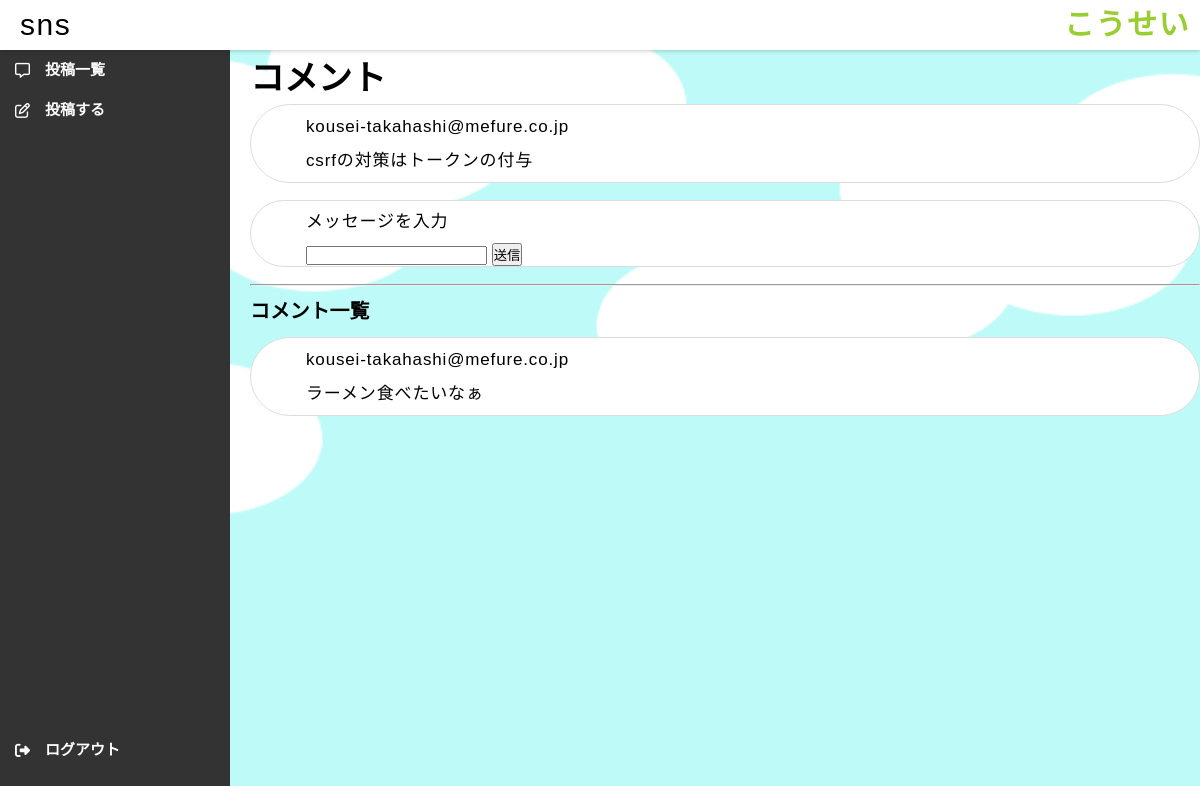
The app's page /comment_page/3/ (signed in) with its own data.
### accounts/models.py (models this page shows)
class CustomUser(AbstractUser):
  age = models.IntegerField(verbose_name="age",null=False,default=20)
  profile = models.TextField(verbose_name="profile",null=True)
  following = models.ManyToManyField('self',symmetrical=False, related_name='followers', related_query_name='follower')

### main/models.py (models this page shows, shortened)
class Message(models.Model):
    msg_id = models.AutoField(primary_key=True)
    msg_text = models.TextField()
    date_created = models.DateTimeField(default=timezone.now)
    user = models.ForeignKey(get_user_model(),verbose_name="ユーザー",on_delete=models.CASCADE)
    liked_by = models.ManyToManyField(get_user_model(), related_name='liked_posts', blank=True)
    commented_by = models.ManyToManyField(Comment, related_name='comment', blank=True)

class Comment(models.Model):
    comment_text = models.TextField()
    date_created = models.DateTimeField(default=timezone.now)
    user = models.ForeignKey(get_user_model(),verbose_name="ユーザー",on_delete=models.CASCADE)

### main/views.py (the view)
# urls.py: path('comment_page/<int:pk>/',views.comment_page,name='comment_page'),
@login_required
def comment_page(request,pk):
    target = get_object_or_404(Message, pk=pk)
    comments_list = target.commented_by.all()
    return render(request, 'comment/comment_page.html', {'target':target,'comments_list':comments_list})

### main/templates/comment/comment_page.html (shortened to what this page needs)
{% extends "base.html" %}
{% block content %}
<div>
    <h1>コメント</h1>
</div>
<br>
    <div id="msg">
	<div id="msg_locate">
        <p>{{ target.user.username}}</p>
        <p>{{ target.msg_text }}</p>
    </div>
    </div>
    <br>
<div id="msg">
	<div id="msg_locate">
    <form action="{% url 'post_comments' pk=target.pk %}" method="post">
	<p>メッセージを入力</p>
        <input type="textbox" name="comment_text">
        <input type="submit" id="button" name="button" value="送信">
    </form>
	</div>
	</div>
    <br>
	<hr>
<br>
    <h3>コメント一覧</h3>
<br>
    {% for comments in comments_list %}
	<div id="msg">
	<div id="msg_locate">
        <p>{{ comments.user.username }}</p>
        <p>{{ comments.comment_text }}</p>
	</div>
	</div>
        <br>
    {% empty %}
	<div id="msg">
	<div id="msg_locate">
        <p>コメントがまだありません</p>
	</div>
	</div>
    {% endfor %}
<br>
{% endblock %}

### main/templates/base.html (shortened to what this page needs)
{% load static %}
<html>
<head>
    <link rel="stylesheet" href="{% static 'css/base.css' %}">
</head>
<body>
    <header>
        <div id="top_title">
            <p>sns</p>
        </div>
        <div id="login">
            {% if user.is_authenticated %}
            <p><a href="{% url 'my_page' %}">{{ user.get_username }}</a></p>
            {% else %}
            <p><a href="{% url 'account_login' %}">ログイン</a></p>
            {% endif %}
        </div>
    </header>
    <div id="wrapper">
      <nav id="nav-left">
        <div id="nav">
          <ul id="nav-ul">
            <li class="nav-li"><a href="{% url 'msg_list' %}" class="nav-li-a"><i  class="far fa-comment-alt" style="margin-right:15px"></i>投稿一覧</a></li>
            <li class="nav-li"><a href="{% url 'post_page' %}" class="nav-li-a"><i  class="far fa-edit" style="margin-right:15px"></i>投稿する</a></li>
	    <li class="nav-li" id="out_select"><a href="{% url 'account_logout' %}" class="nav-li-a"><i  class="fa fa-sign-out" style="margin-right:15px"></i>ログアウト</a></li>
          </ul>
        </div>
      </nav>
      <div id="main">
        <div id="display">
          {% block content %}
          {% endblock %}
        </div>
     </div>
    </div>
</body>
</html>

### main/static/css/base.css (style rules this page uses)
html * { margin: 0px; padding: 0px; box-sizing: border-box; }
:root { font-family: "Arial","Hiragino Sans",YuGothic,"Yu Gothic","メイリオ",Meiryo; font-size: 17px; line-height: 1em; }
p { letter-spacing: 0.05em; margin-top: 0.5em; margin-bottom: 0.5em; font-size: 1em; line-height: 1.5em; }
header { width: 100%; position: fixed; height: 50px; box-shadow: 0px 0px 5px 0px hsla(0, 0%, 7%, 0.3); padding:0 20px 0; display: flex; background-color: white; z-index:10; }
header p { margin:0; font-size:30px; line-height:50px; }
#wrapper { position:relative; height:100vh; padding-bottom:0px; }
#nav-left { top: 50px; overflow: visible; height: 100%; width:230px; padding: 0; display: flex; background-color: #333; box-sizing: border-box; position: fixed; z-index:9; }
#nav { position: relative; top: 0px; left: 0px; margin-right: 0px; overflow: hidden; width: auto; height: auto; box-sizing: border-box; font-size: 12px; }
#nav-ul { list-style:none; margin:0; padding:0; height: 100%; }
.nav-li { height: 40px; width: 230px; color: white; }
.nav-li-a { display: flex; align-items: center; line-height: 40px; padding-left: 15px; font-size: 15px; color:white; }
#out_select { position: absolute; bottom: 10%; }
#display { position: absolute; top: 70px; padding-left: 250px; margin:0; width: 100%; }
#login { position: absolute; right: 10; }
#main { position: relative; width: 100%; height: 100%; z-index: 7; }
body { background-image: url('../../../media/昼.png'); background-size: cover; animation: bgfade 90s infinite; position: relative; width: 100%; height: 100%; z-index: 7; background-attachment: fixed; background-position: center center; }
#msg { position: relative; background-color: white; width: 100%; height: 100%; z-index: 8; border-radius: 100vh; border: solid 1px #dcdcdc; }
#msg_locate { width: 75%; height: 100%; margin: 0; position: relative; left: 55px; }
a { font-weight: bold; text-decoration: none; color: #9acd32; }

### records on screen
CustomUser: get_username "こうせい"
Message: user.username "kousei-takahashi@mefure.co.jp", msg_text "csrfの対策はトークンの付与"
Comment: user.username "kousei-takahashi@mefure.co.jp", comment_text "ラーメン食べたいなぁ"
